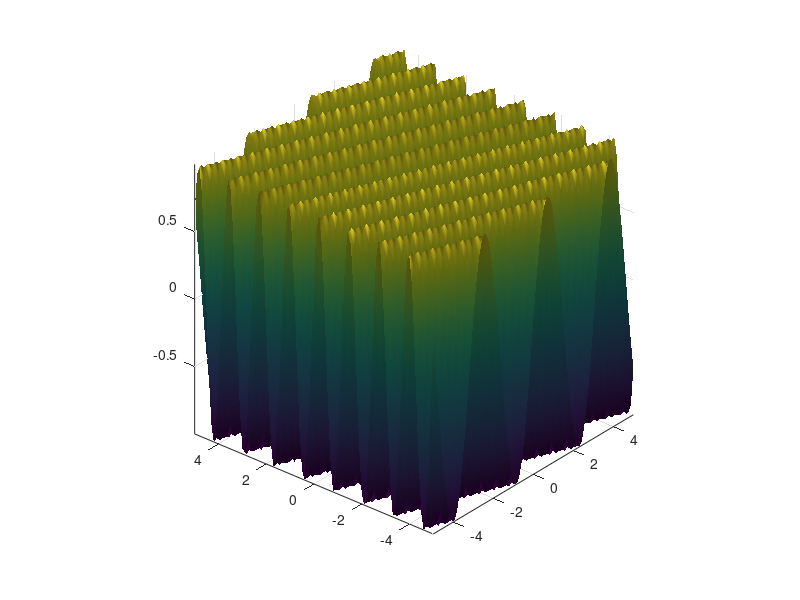

MATLAB code for this plot:
% 2. Display the 3-d plot of 2-d functions using perspective projections:
% sin(ux+vy) for all x,y and different values of u & v.

[X,Y] = meshgrid(-5:.1:5);
U = 2;
V = 5;
Z = sin(U*X+V*Y);
surf(X,Y,Z,'FaceColor','interp',...
    'EdgeColor','none',...
    'FaceLighting','phong')
daspect([5 5 1])
axis tight
view(-50,30)
camlight left
%mesh(X,Y,Z)